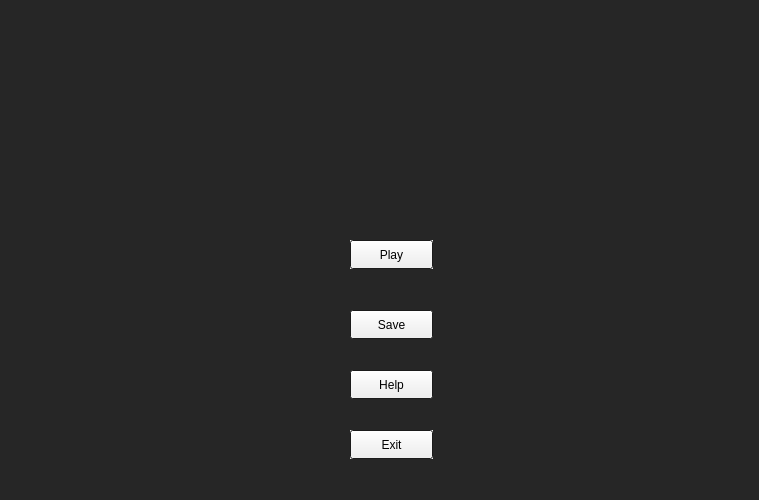
<?xml version="1.0" encoding="UTF-8"?>
<ui version="4.0">
 <class>StartMenu</class>
 <widget class="QWidget" name="StartMenu">
  <property name="geometry">
   <rect>
    <x>0</x>
    <y>0</y>
    <width>759</width>
    <height>500</height>
   </rect>
  </property>
  <property name="minimumSize">
   <size>
    <width>759</width>
    <height>500</height>
   </size>
  </property>
  <property name="palette">
   <palette>
    <active>
     <colorrole role="Window">
      <brush brushstyle="SolidPattern">
       <color alpha="255">
        <red>0</red>
        <green>0</green>
        <blue>0</blue>
       </color>
      </brush>
     </colorrole>
    </active>
    <inactive>
     <colorrole role="Window">
      <brush brushstyle="SolidPattern">
       <color alpha="255">
        <red>38</red>
        <green>38</green>
        <blue>38</blue>
       </color>
      </brush>
     </colorrole>
    </inactive>
    <disabled>
     <colorrole role="Window">
      <brush brushstyle="SolidPattern">
       <color alpha="255">
        <red>0</red>
        <green>0</green>
        <blue>0</blue>
       </color>
      </brush>
     </colorrole>
    </disabled>
   </palette>
  </property>
  <property name="windowTitle">
   <string>Form</string>
  </property>
  <property name="autoFillBackground">
   <bool>true</bool>
  </property>
  <widget class="QPushButton" name="playButton">
   <property name="geometry">
    <rect>
     <x>350</x>
     <y>240</y>
     <width>83</width>
     <height>29</height>
    </rect>
   </property>
   <property name="autoFillBackground">
    <bool>true</bool>
   </property>
   <property name="text">
    <string>Play</string>
   </property>
  </widget>
  <widget class="QPushButton" name="exitButton">
   <property name="geometry">
    <rect>
     <x>350</x>
     <y>430</y>
     <width>83</width>
     <height>29</height>
    </rect>
   </property>
   <property name="autoFillBackground">
    <bool>true</bool>
   </property>
   <property name="text">
    <string>Exit</string>
   </property>
  </widget>
  <widget class="QLabel" name="baba_is_logo">
   <property name="geometry">
    <rect>
     <x>170</x>
     <y>20</y>
     <width>431</width>
     <height>171</height>
    </rect>
   </property>
   <property name="text">
    <string/>
   </property>
   <property name="pixmap">
    <pixmap resource="../resources.qrc">:/resources/images/Baba_Is_You_logo.png</pixmap>
   </property>
  </widget>
  <widget class="QPushButton" name="saveButton">
   <property name="geometry">
    <rect>
     <x>350</x>
     <y>310</y>
     <width>83</width>
     <height>29</height>
    </rect>
   </property>
   <property name="text">
    <string>Save</string>
   </property>
  </widget>
  <widget class="QPushButton" name="helpButton">
   <property name="geometry">
    <rect>
     <x>350</x>
     <y>370</y>
     <width>83</width>
     <height>29</height>
    </rect>
   </property>
   <property name="text">
    <string>Help</string>
   </property>
  </widget>
 </widget>
 <resources>
  <include location="../resources.qrc"/>
  <include location="../resources.qrc"/>
 </resources>
 <connections/>
</ui>
